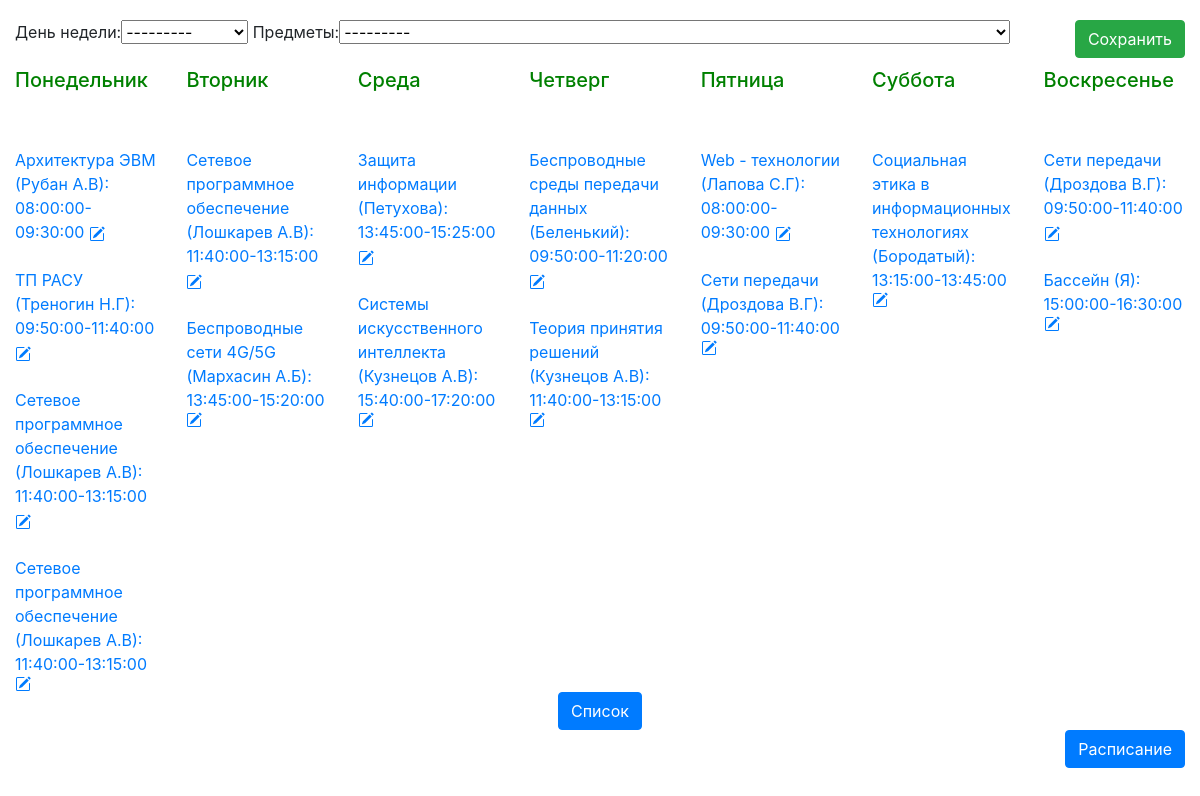
/raspisanie, run on the app's committed database.
### ivtasu/models.py (models this page shows)
class Days(models.Model):
    MndSun = [
        (0, 'Понедельник'),
        (1, 'Вторник'),
        (2, 'Среда'),
        (3, 'Четверг'),
        (4, 'Пятница'),
        (5, 'Суббота'),
        (6, 'Воскресенье'),
    ]
    spisok = models.ForeignKey(to=Zanyatia, on_delete=models.CASCADE, verbose_name='Предметы')
    day = models.SmallIntegerField(choices=MndSun, verbose_name="День недели")
    def __str__(self):
        return "{}".format(self.spisok.name)

class Zanyatia(models.Model):
    name = models.CharField(max_length=50, verbose_name='Название занятия')
    lector = models.CharField(max_length=50, verbose_name='ФИО преподавателя')
    time_start = models.TimeField(auto_now=False, auto_now_add=False, verbose_name='Время начала пары')
    time_end = models.TimeField(auto_now=False, auto_now_add=False, verbose_name='Время конца пары')
    def __str__(self):
        return "{}\t({}): {}-{}".format(self.name, self.lector, self.time_start, self.time_end)

### ivtasu/views.py (the view, shortened to what this page needs)
# urls.py: path('raspisanie', views.raspis, name='raspis'),
def raspis(request, id=None):
    form = DaysForm()
    perem = Days.objects.all().order_by('day')
    dni = Days.MndSun
    dnidict = dict(dni)
    mon = Days.objects.filter(day=0)
    tue = Days.objects.filter(day=1)
    wed = Days.objects.filter(day=2)
    thu = Days.objects.filter(day=3)
    fri = Days.objects.filter(day=4)
    sat = Days.objects.filter(day=5)
    sun = Days.objects.filter(day=6)
    return render(request, 'ivtasu/raspis.html', locals())

### ivtasu/forms.py
class DaysForm(forms.ModelForm):
    class Meta:
        model = Days
        fields = ('day', 'spisok')

### ivtasu/templates/ivtasu/raspis.html (shortened to what this page needs)
{% load static %}
{% load bootstrap4 %}
<html>
<head>
    {% bootstrap_css %}
    <link rel="stylesheet" href="{% static 'css/ivtasu.css' %}">
</head>
<body>
    <div class="container-fluid">
    <div class="nazv row">
        <div class="col">
            <form method="POST">
                {{form}}
                <button class="btn btn-success">Сохранить</button>
        </div>
    </div>
    <div class="row">
        {% for key, value in dnidict.items %}
        <div class="col"><h5> {{ value }} </h5></div>
        {% endfor %}
    </div>
    <div class="row">
        <div class="col">
            {% for m in mon %}
                <a href="{% url 'raspis_edit' m.id %}" >  <br><br>  {{ m.spisok }} </a>
            {% endfor %}
        </div>
        <div class="col">
            {% for m in tue %}
                <a href="{% url 'raspis_edit' m.id %}" >  <br><br>  {{ m.spisok }} </a>
            {% endfor %}
        </div>
        <div class="col">
            {% for m in wed %}
                  <a href="{% url 'raspis_edit' m.id %}" >  <br><br>  {{ m.spisok }} </a>
            {% endfor %}
        </div>
        <div class="col">
            {% for m in thu %}
                <a href="{% url 'raspis_edit' m.id %}" >  <br><br>  {{ m.spisok }} </a>
            {% endfor %}
        </div>
        <div class="col">
            {% for m in fri %}
                <a href="{% url 'raspis_edit' m.id %}" >  <br><br>  {{ m.spisok }} </a>
            {% endfor %}
        </div>
        <div class="col">
            {% for m in sat %}
                <a href="{% url 'raspis_edit' m.id %}" >  <br><br>  {{ m.spisok }} </a>
            {% endfor %}
        </div>
        <div class="col">
            {% for m in sun %}
                <a href="{% url 'raspis_edit' m.id %}" >  <br><br> {{ m.spisok }} </a>
            {% endfor %}  </div>
    </div>
    <div align="center""><a href="/" class="btn btn-primary" type="submit">Список</a></div>
    <div align="right"><a href="/raspisanie" class="btn btn-primary" type="submit">Расписание</a></div>
</div>
</body>
</html>

### ivtasu/static/css/ivtasu.css (style rules this page uses)
.nazv { padding-top:20px; }
h5 { color: green; }
button { float: right; }

### data on the page
Days: spisok "Архитектура ЭВМ (Рубан А.В): 08:00:00-09:30:00"
Days: spisok "ТП РАСУ (Треногин Н.Г): 09:50:00-11:40:00"
Days: spisok "Сетевое программное обеспечение (Лошкарев А.В): 11:40:00-13:15:00"
Days: spisok "Сетевое программное обеспечение (Лошкарев А.В): 11:40:00-13:15:00"
Days: spisok "Сетевое программное обеспечение (Лошкарев А.В): 11:40:00-13:15:00"
Days: spisok "Беспроводные сети 4G/5G (Мархасин А.Б): 13:45:00-15:20:00"
Days: spisok "Защита информации (Петухова): 13:45:00-15:25:00"
Days: spisok "Системы искусственного интеллекта (Кузнецов А.В): 15:40:00-17:20:00"
Days: spisok "Беспроводные среды передачи данных (Беленький): 09:50:00-11:20:00"
Days: spisok "Теория принятия решений (Кузнецов А.В): 11:40:00-13:15:00"
Days: spisok "Web - технологии (Лапова С.Г): 08:00:00-09:30:00"
Days: spisok "Сети передачи (Дроздова В.Г): 09:50:00-11:40:00"
Days: spisok "Социальная этика в информационных технологиях (Бородатый): 13:15:00-13:45:00"
Days: spisok "Сети передачи (Дроздова В.Г): 09:50:00-11:40:00"
Days: spisok "Бассейн (Я): 15:00:00-16:30:00"

### other printed values
{{ value }} "Понедельник" "Вторник" "Среда" "Четверг" "Пятница" "Суббота" "Воскресенье"
